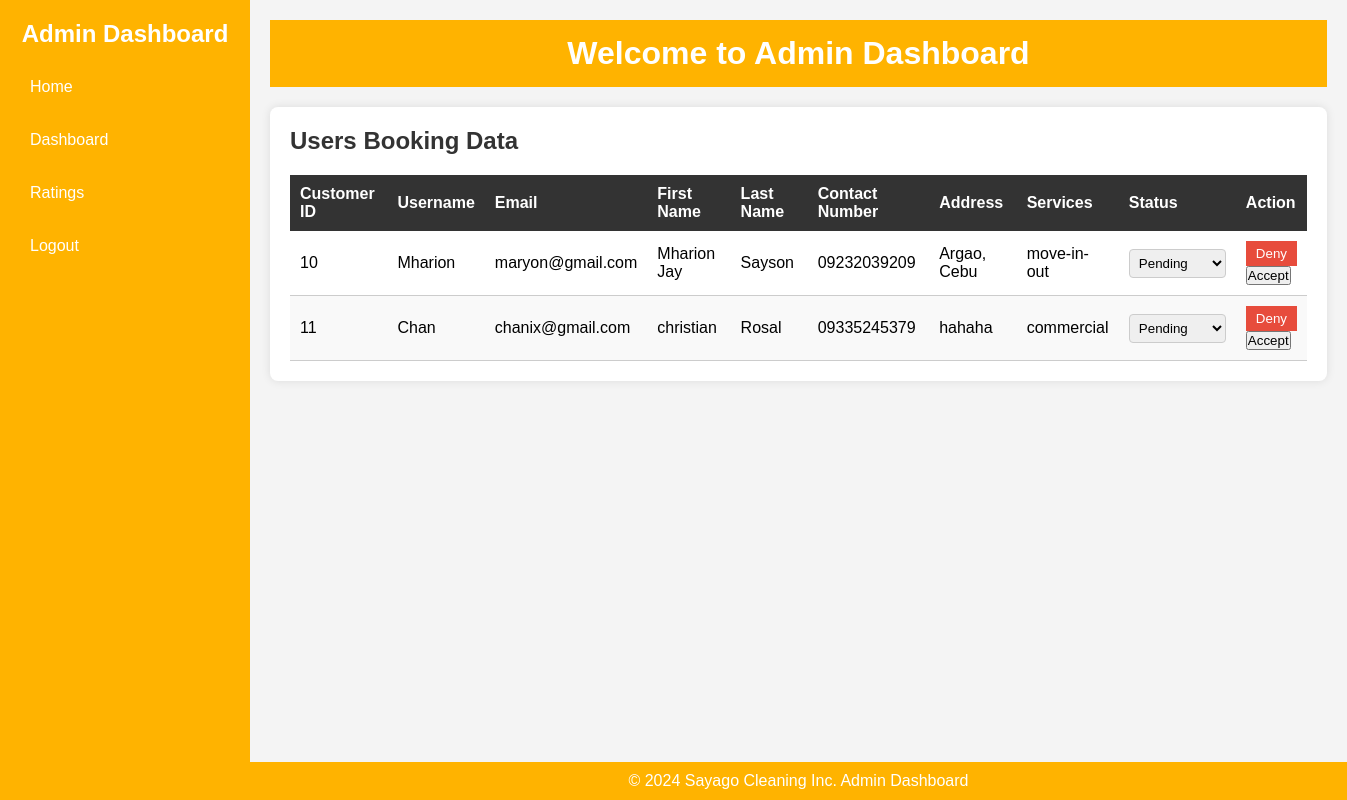
/admin_dashboard/, run on an earlier commit of the app's database.
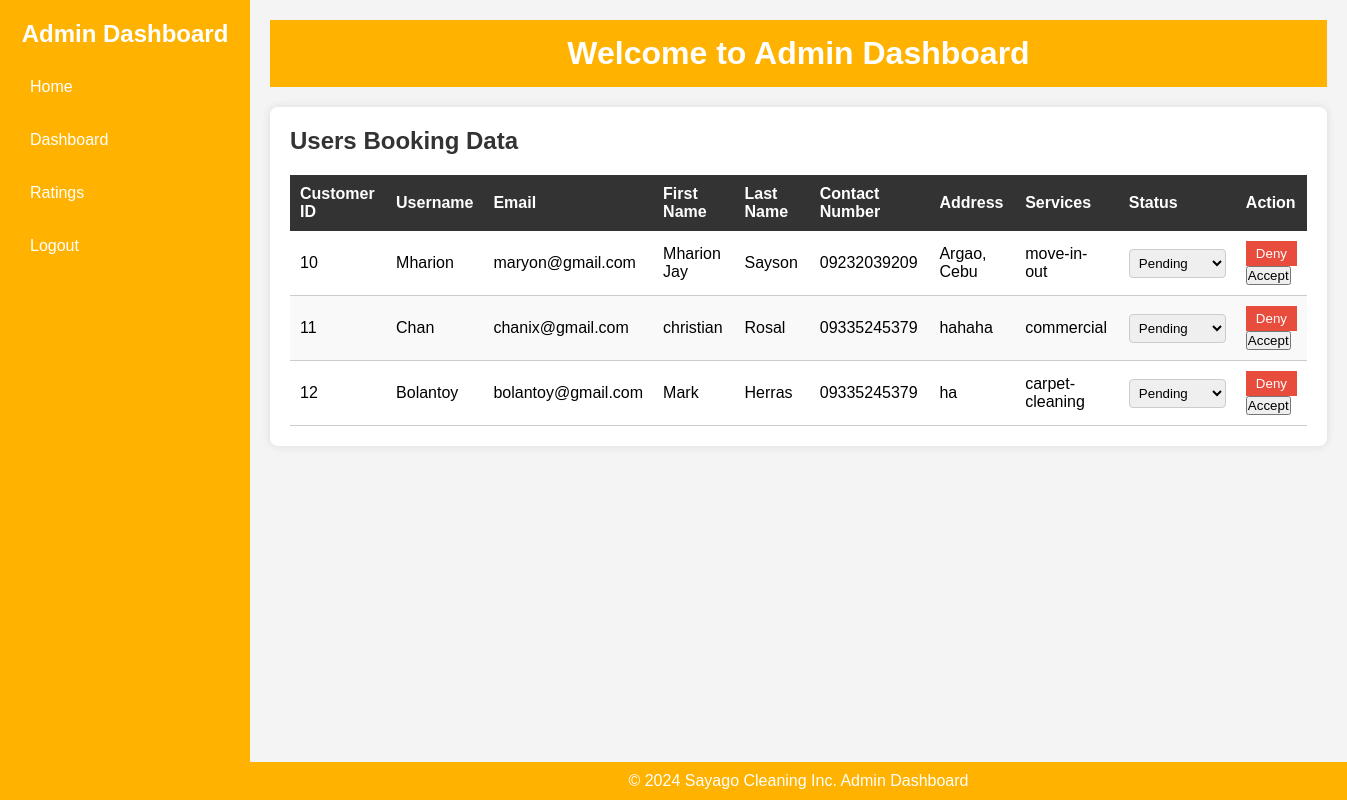
And on a later commit of the database.
### cleaning/models.py (models this page shows, shortened)
class Booking(models.Model):
    booking_id = models.AutoField(primary_key=True, editable=False)
    CLEANING_CHOICES = [
    ('residential', 'Residential Cleaning'),
    ('commercial', 'Commercial Cleaning'),
    ('deep-cleaning', 'Deep Cleaning'),
    ('move-in-out', 'Move-in/Move-out Cleaning'),
    ('carpet-cleaning', 'Carpet Cleaning'),
    ('upholstery-cleaning', 'Upholstery Cleaning'),
    ('window-cleaning', 'Window Cleaning'),
    ('eco-friendly', 'Eco-friendly Green Cleaning'),
    ]
    PENDING = 'pending'
    CONFIRMED = 'confirmed'
    COMPLETED = 'completed'
    STATUS_CHOICES = [
        (CONFIRMED, 'Confirmed'),
        (PENDING, 'Pending'),
        (COMPLETED, 'Completed'),
    ]
    user = models.ForeignKey(User, on_delete=models.CASCADE)
    cleaning_service = models.CharField(max_length=20, choices=CLEANING_CHOICES)
    first_name = models.CharField(max_length=100)
    last_name = models.CharField(max_length=100, default='Unknown')
    contact_number = models.CharField(max_length=15)
    address = models.TextField()
    additional_info = models.TextField(blank=True, null=True)
    status = models.CharField(max_length=20, choices=STATUS_CHOICES, default=PENDING)
    created_at = models.DateTimeField(auto_now_add=True)

### cleaning/views.py (the view)
# urls.py: path('admin_dashboard/', views.admin_dashboard, name='ad_dashboard'),
def admin_dashboard(request):
    bookings = Booking.objects.all() # Fetch all bookings for admin dashboard
    return render(request, 'cleaning/admin_dashboard.html', {'bookings': bookings})

### cleaning/templates/cleaning/admin_dashboard.html (shortened to what this page needs)
<!DOCTYPE html>
<html lang="en">
<head>
    {% load static %}
    <link rel="stylesheet" href="{% static 'styles/admin.css' %}?100">
</head>
<body>
    <div class="admin-container">
        <aside class="sidebar">
            <h2>Admin Dashboard</h2>
            <nav>
                <ul>
                    <li><a href="{% url 'admin_homepage' %}">Home</a></li>
                    <li><a href="{% url 'ad_dashboard' %}">Dashboard</a></li>
                    <li><a href="{% url 'ratings' %}">Ratings</a></li>
                    <li><a href="{% url 'owner_login' %}">Logout</a></li>
                </ul>
            </nav>
        </aside>
        <div class="main-content">
            <header>
                <h1>Welcome to Admin Dashboard</h1>
            </header>
            <main>
                <section class="admin-panel">
                    <h2>Users Booking Data</h2>
                    <table class="user-table">
                        <thead>
                            <tr>
                                <th>Customer ID</th>
                                <th>Username</th>
                                <th>Email</th>
                                <th>First Name</th>
                                <th>Last Name</th>
                                <th>Contact Number</th>
                                <th>Address</th>
                                <th>Services</th>
                                <th>Status</th>
                                <th>Action</th>
                            </tr>
                        </thead>
                        <tbody>
                            {% if bookings %}
                                {% for booking in bookings %}
                                <tr>
                                    <td>{{ booking.user.id }}</td>
                                    <td>{{ booking.user.username }}</td>
                                    <td>{{ booking.user.email }}</td>
                                    <td>{{ booking.first_name }}</td>
                                    <td>{{ booking.last_name }}</td>
                                    <td>{{ booking.contact_number }}</td>
                                    <td>{{ booking.address }}</td>
                                    <td>{{ booking.cleaning_service }}</td>
                                    <td>
                                        <form method="POST" action="{% url 'update_booking_status' booking.booking_id %}">
                                            <select name="status" onchange="this.form.submit()">
                                                <option value="pending" {% if booking.status == 'pending' %}selected{% endif %}>Pending</option>
                                            </select>
                                        </form>
                                    </td>
                                    <td>
                                        <form method="POST" action="{% url 'deny_booking' booking.booking_id %}" class="action-form">
                                            <button type="submit" class="action-btn delete-btn">Deny</button>
                                        </form>
                                        <form method="POST" action="{% url 'accept_booking' booking.booking_id %}" class="action-form">
                                            <button type="submit" class="action-btn accept-btn">Accept</button>
                                        </form>
                                    </td>
                                </tr>
                                {% endfor %}
                            {% else %}
                                <tr>
                                    <td colspan="10">No bookings found.</td>
                                </tr>
                            {% endif %}
                        </tbody>
                    </table>
                </section>
            </main>
        </div>
    </div>
    <footer>
        <p>&copy; 2024 Sayago Cleaning Inc. Admin Dashboard</p>
    </footer>
</body>
</html>

### cleaning/static/styles/admin.css (style rules this page uses)
* { margin: 0; padding: 0; box-sizing: border-box; font-family: Arial, sans-serif; }
.admin-container { display: flex; min-height: 100vh; background-color: #f4f4f4; }
.sidebar { width: 250px; background-color: #FFB300; color: #fff; padding: 20px; position: fixed; height: 100%; }
.sidebar h2 { margin-bottom: 20px; text-align: center; }
.sidebar nav ul { list-style: none; padding: 0; }
.sidebar nav ul li { margin-bottom: 15px; }
.sidebar nav ul li a { color: #fff; text-decoration: none; font-size: 16px; display: block; padding: 10px; border-radius: 4px; transition: background-color 0.3s ease; }
.main-content { flex-grow: 1; margin-left: 250px; padding: 20px; }
.main-content header { background-color: #FFB300; color: white; padding: 15px; margin-bottom: 20px; text-align: center; }
.admin-panel { background-color: #fff; padding: 20px; border-radius: 8px; box-shadow: 0 0 10px rgba(0, 0, 0, 0.1); }
.admin-panel h2 { margin-bottom: 20px; color: #333; }
.user-table { width: 100%; border-collapse: collapse; }
.user-table thead { background-color: #333; color: #fff; }
.user-table thead th { padding: 10px; text-align: left; }
.user-table tbody td { padding: 10px; border-bottom: 1px solid #ccc; }
.user-table tbody tr:nth-child(even) { background-color: #f9f9f9; }
.delete-btn, .edit-btn { padding: 5px 10px; border: none; color: #fff; cursor: pointer; }
.delete-btn { background-color: #e74c3c; }
.user-table select { padding: 5px; border: 1px solid #ccc; border-radius: 4px; }
footer { text-align: center; padding: 10px; background-color: #FFB300; color: #fff; position: fixed; width: calc(100% - 250px); bottom: 0; left: 250px; }

What changed in the data, as far as the page shows it:
added Booking: user.id "12", user.username "Bolantoy", user.email "bolantoy@gmail.com", first_name "Mark", last_name "Herras", contact_number "09335245379", address "ha", cleaning_service "carpet-cleaning", status "Pending"
